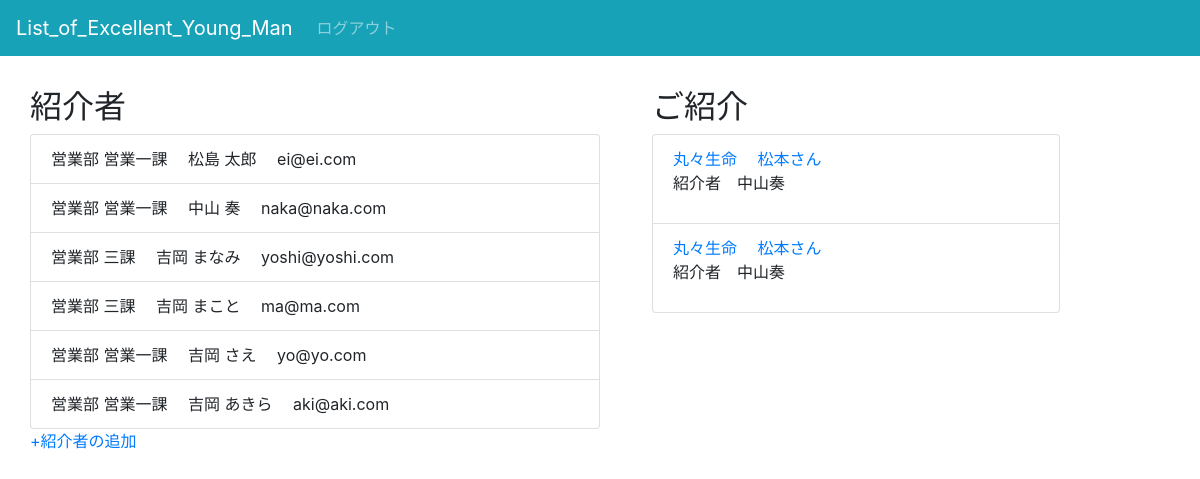
Before: / (signed in) with the older database file.
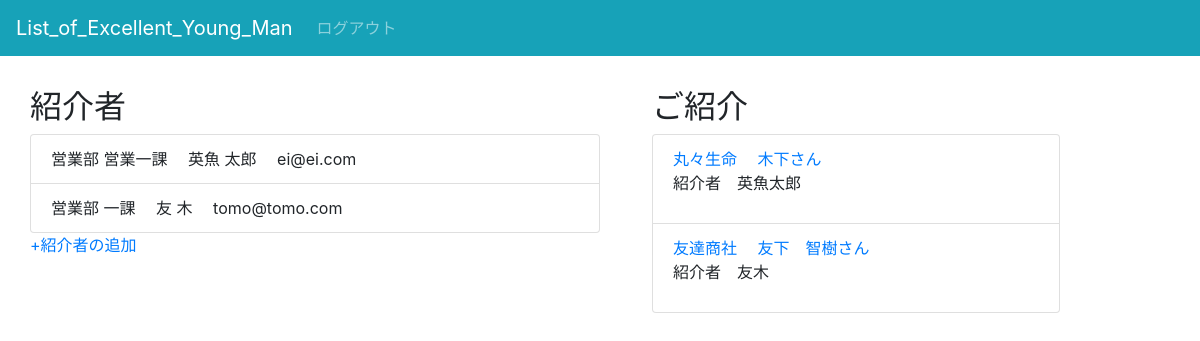
After: the same page with the newer database file.
### register/models.py (models this page shows, shortened)
class User(AbstractBaseUser, PermissionsMixin):
    email = models.EmailField(_('email address'), unique=True)
    first_name = models.CharField(_('first name'), max_length=30, blank=True)
    last_name = models.CharField(_('last name'), max_length=150, blank=True)
    DEPARTMENT_CHOICES = [
        ("営業", '営業部'),
        ("経理", '経理部'),
        ("人事", '人事部'),
        ("IT", 'IT部'),
    ]
    department = models.CharField(
        max_length=5,
        choices=DEPARTMENT_CHOICES,
        default="営業部",
    )
    division = models.CharField(_('division'), max_length=30, blank=True)
    is_staff = models.BooleanField(
        _('staff status'),
        default=False,
        help_text=_(
            'Designates whether the user can log into this admin site.'),
    )
    is_active = models.BooleanField(
        _('active'),
        default=True,
        help_text=_(
            'Designates whether this user should be treated as active. '
            'Unselect this instead of deleting accounts.'
        ),
    )
    date_joined = models.DateTimeField(_('date joined'), default=timezone.now)
    objects = CustomUserManager()
    EMAIL_FIELD = 'email'
    USERNAME_FIELD = 'email'
    REQUIRED_FIELDS = []
    class Meta:
        verbose_name = _('user')
        verbose_name_plural = _('users')

### recommend/models.py (models this page shows)
class Excellent_Man(models.Model):
    who_recommend = models.ForeignKey(settings.AUTH_USER_MODEL, on_delete=models.CASCADE)
    name = models.CharField(verbose_name='名前', max_length=20)
    company = models.CharField(verbose_name='勤務先', max_length=20)
    REASON_CHOICES = [
          ('転職を検討していたから（給料の不満)', '転職を検討していたから（給料の不満）'),
          ('転職を検討していたから（昇進への不満)', '転職を検討していたから（昇進への不満）'),
          ('転職を検討していたから（会社方針の不満)', '転職を検討していたから（会社方針の不満）'),
    ]
    reason = models.CharField(
        verbose_name='推薦理由',
        max_length=100,
        choices=REASON_CHOICES,
        default="転職を検討していたから（給料の不満",
    )
    phone_number = models.CharField(verbose_name='電話番号', max_length=11, blank=True)
    email = models.EmailField(verbose_name='emailアドレス', blank=True)
    more_information = models.TextField(verbose_name='詳細',)
    created_date = models.DateTimeField(verbose_name='登録日', default=timezone.now)

### post_mail/views.py (the view)
# urls.py: path('', views.show_mypage, name='show_mypage'),
@login_required
def show_mypage(request):
    if request.user.is_staff :
        users = User.objects.exclude(is_staff=True)
        recommended = Excellent_Man.objects.all()
        context = {
        'users':users,
        'recommended':recommended
        }
        return render(request, 'post_mail/staff_page.html', context)
    url = reverse('recommend:information')
    return redirect(url)

### post_mail/templates/post_mail/staff_page.html (shortened to what this page needs)
{% extends 'base.html'%}
{% load static %}
{% block content %}
<div class="container">
  <div class="row">
    <div class="col-md-6 py-3 px-0">
      <h2>紹介者</h2>
      <ul class="list-group">
        {% for user in users %}
        <li class="list-group-item">
          {{user.department}}部 {{user.division}}課
          {{user.first_name}}
          {{user.last_name}}
          {{user.email}}
        </li>
        {% endfor %}
      </ul>
      <a href="{% url 'post_mail:add_guest' %}">+紹介者の追加</a>
    </div>
    <div class="col-md-5 py-3">
      <div class="offset-md-1">
        <h2>ご紹介</h2>
        <ul class="list-group">
          {% for user in recommended %}
          <li class="list-group-item">
            <a href="{% url 'recommend:add_user' id=user.id %}">
              {{user.company}}
              {{user.name}}さん
            </a>
            <p> 紹介者　{{user.who_recommend.first_name}}{{user.who_recommend.last_name}}</p>
          </li>
          {% endfor %}
        </ul>
      </div>
    </div>
  </div>
</div>
{% endblock %}

Changed rows visible on the page:
removed User: department "営業", division "営業一", first_name "松島", last_name "太郎", email "ei@ei.com"
removed User: department "営業", division "営業一", first_name "中山", last_name "奏", email "naka@naka.com"
removed User: department "営業", division "三", first_name "吉岡", last_name "まなみ", email "yoshi@yoshi.com"
removed User: department "営業", division "三", first_name "吉岡", last_name "まこと", email "ma@ma.com"
removed User: department "営業", division "営業一", first_name "吉岡", last_name "さえ", email "yo@yo.com"
removed User: department "営業", division "営業一", first_name "吉岡", last_name "あきら", email "aki@aki.com"
removed Excellent_Man: company "丸々生命", name "松本", who_recommend.first_name "中山", who_recommend.last_name "奏"
removed Excellent_Man: company "丸々生命", name "松本", who_recommend.first_name "中山", who_recommend.last_name "奏"
added User: department "営業", division "営業一", first_name "英魚", last_name "太郎", email "ei@ei.com"
added User: department "営業", division "一", first_name "友", last_name "木", email "tomo@tomo.com"
added Excellent_Man: company "丸々生命", name "木下", who_recommend.first_name "英魚", who_recommend.last_name "太郎"
added Excellent_Man: company "友達商社", name "友下 智樹", who_recommend.first_name "友", who_recommend.last_name "木"
